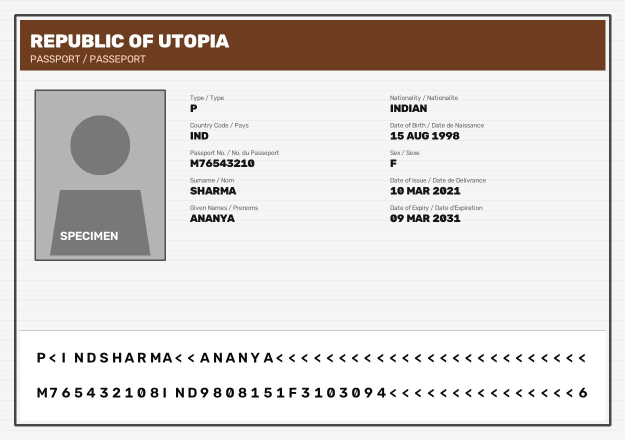
#> input picture backend/test_passport.jpg, 1250 x 880 px (shown at 1/2 size)
$ python -i detector.py   (imports and definitions only)
#> lines starting #> are read from the running program, lines starting #| are printed output that depends on the picture; after the words box and inside, x2 and y2 are one past the last pixel; in counts of white or black regions, pixels touching at a corner belong together
#> further down, picture is the input picture: shape (880, 1250, 3); mean B, G, R 209.8, 212.6, 217.4
### backend/app/geometry/transform.py
"""
Geometry transformation and perspective correction utilities for document normalization.
Provides mathematically robust 4-point ordering and homography warping.
"""
from typing import Tuple, Optional
import cv2
import numpy as np


def order_points(pts: np.ndarray) -> np.ndarray:
    """
    Orders 4 arbitrary quadrilateral coordinates into standard order:
    [top-left, top-right, bottom-right, bottom-left].

    Uses a centroid and angle-based approach combined with geometric projection
    to handle arbitrary perspective tilts and rotations accurately.

    Args:
        pts: np.ndarray of shape (4, 2)

    Returns:
        np.ndarray of shape (4, 2) with sorted points in float32 format.
    """
    pts = np.asarray(pts, dtype="float32").reshape((4, 2))

    # Calculate centroid
    center = np.mean(pts, axis=0)

    # Sort points radially counter-clockwise starting from top-left direction
    angles = np.arctan2(pts[:, 1] - center[1], pts[:, 0] - center[0])
    sort_idx = np.argsort(angles)
    sorted_pts = pts[sort_idx]

    # Standard sum/diff refinement for standard perspective orientations
    rect = np.zeros((4, 2), dtype="float32")

    # Sum of coordinates: (x + y)
    s = pts.sum(axis=1)
    rect[0] = pts[np.argmin(s)]  # Top-left (smallest sum)
    rect[2] = pts[np.argmax(s)]  # Bottom-right (largest sum)

    # Difference of coordinates: (y - x)
    diff = np.diff(pts, axis=1).flatten()
    rect[1] = pts[np.argmin(diff)]  # Top-right (smallest y - x)
    rect[3] = pts[np.argmax(diff)]  # Bottom-left (largest y - x)

    return rect


# [76 lines left out: function four_point_transform, not called in this run]

### backend/app/preprocessing/detector.py
"""Document boundary and corner detection using OpenCV."""
from typing import Optional, Tuple
import cv2
import numpy as np
from backend.app.geometry.transform import order_points


def detect_document_corners(
    image: np.ndarray,
    min_area_ratio: float = 0.10,
    max_area_ratio: float = 0.99
) -> Tuple[Optional[np.ndarray], float]:
    """
    Detects the 4 corner points of a document inside an input image.

    Args:
        image: Source BGR image numpy array.
        min_area_ratio: Minimum ratio of document area relative to total image.
        max_area_ratio: Maximum ratio of document area relative to total image.

    Returns:
        Tuple of (corners_4x2, detection_confidence).
        corners_4x2 is np.ndarray of shape (4, 2) in float32 format or None if not found.
    """
#> called with min_area_ratio = 0.1, max_area_ratio = 0.99
    if image is None or image.size == 0:
        return None, 0.0

    orig_h, orig_w = image.shape[:2]
#> orig_h = 880; orig_w = 1250
    img_area = orig_h * orig_w
#> img_area = 1100000

    # Resize to standard height for fast and scale-consistent contour detection
    search_height = 800
    scale = orig_h / float(search_height)
#> scale = 1.1
    search_width = int(orig_w / scale)
#> search_width = 1136
    resized = cv2.resize(image, (search_width, search_height), interpolation=cv2.INTER_AREA)

    gray = cv2.cvtColor(resized, cv2.COLOR_BGR2GRAY)
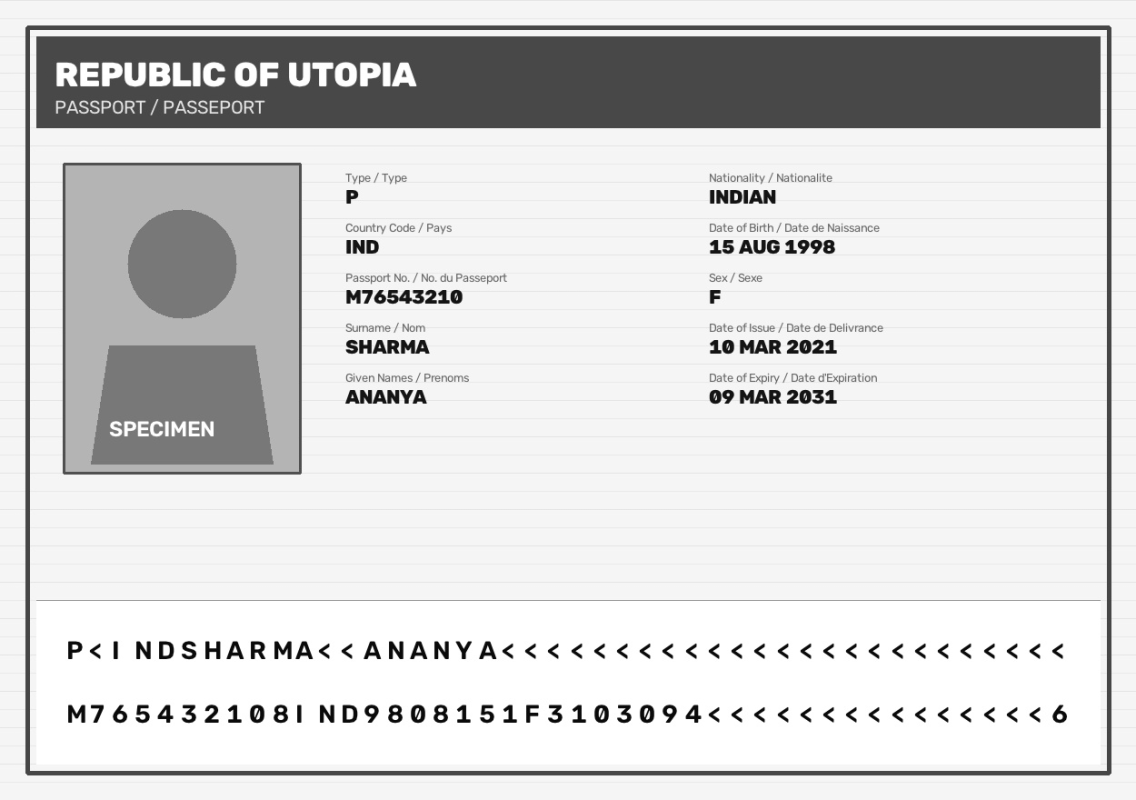
#> gray: shape (800, 1136); min 6, max 255, mean 213.7
    blurred = cv2.GaussianBlur(gray, (5, 5), 0)

    # Strategy 1: Multi-threshold Canny edge detection
    edge_candidates = []

    # 1a. Standard Canny + Morphological Closing
    edged1 = cv2.Canny(blurred, 50, 150)
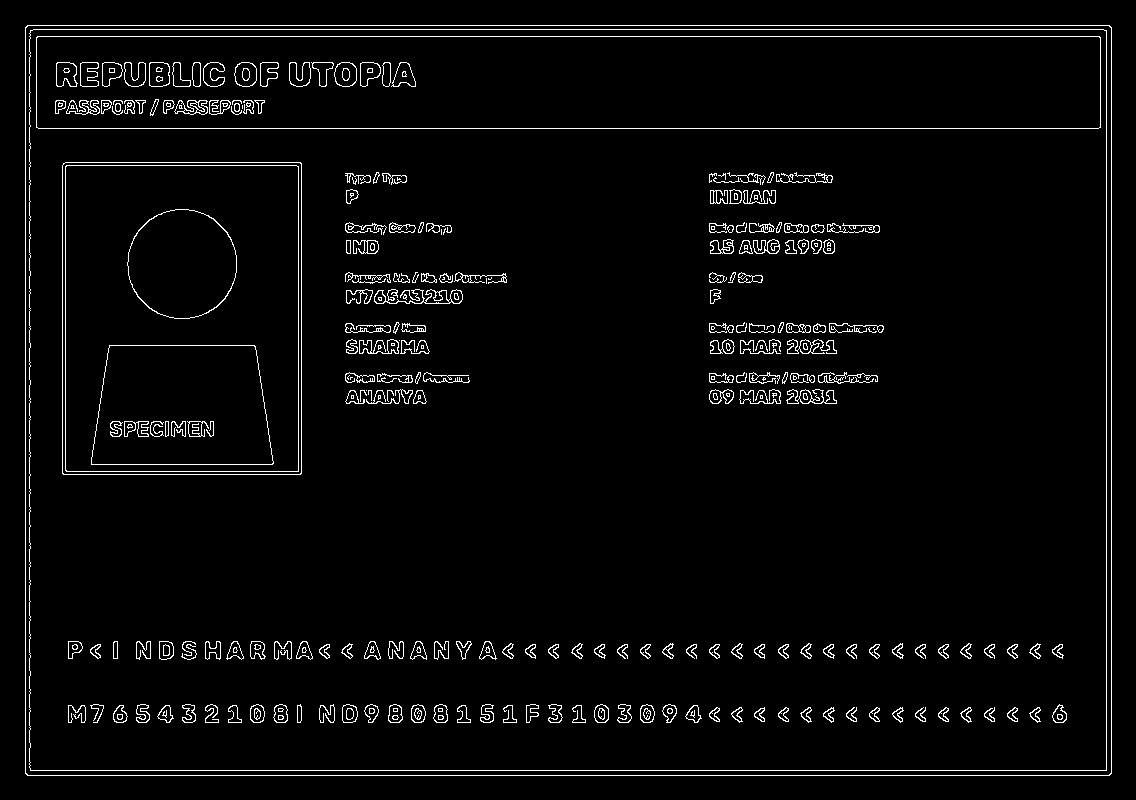
#> edged1: shape (800, 1136); 3.3% white in thin lines or dots, all inside (x1, y1, x2, y2) = (25, 25, 1112, 776)
    kernel = cv2.getStructuringElement(cv2.MORPH_RECT, (5, 5))
    closed1 = cv2.morphologyEx(edged1, cv2.MORPH_CLOSE, kernel)
#> closed1: shape (800, 1136); 7.4% white; 130 white regions, largest, box (x1, y1, x2, y2) and area: (25, 25, 1112, 776) 20273, (62, 162, 302, 475) 4355, (36, 36, 1101, 129) 2310
    edge_candidates.append(closed1)

    # 1b. Otsu's thresholding edge mask
    _, otsu_thresh = cv2.threshold(blurred, 0, 255, cv2.THRESH_BINARY + cv2.THRESH_OTSU)
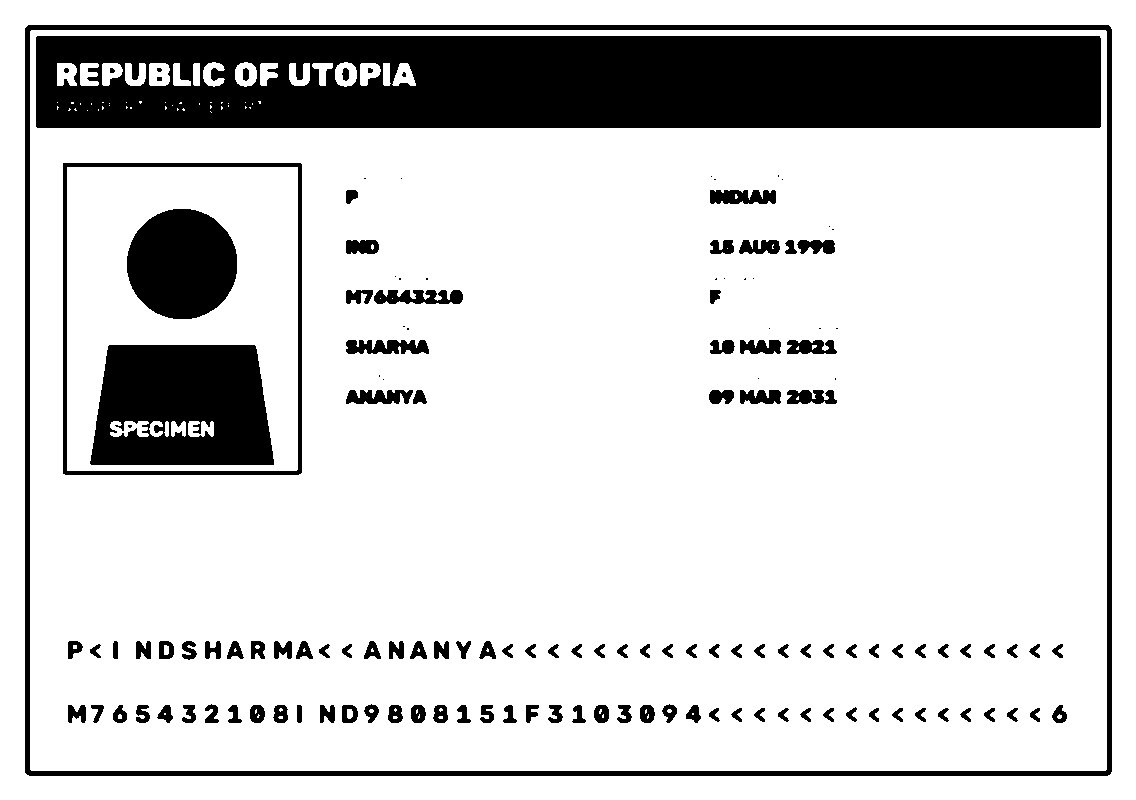
#> otsu_thresh: shape (800, 1136); 82% white; 145 black regions (27 under 20 px), largest, box (x1, y1, x2, y2) and area: (36, 36, 1101, 128) 92635, (90, 345, 274, 465) 18818, (25, 25, 1112, 776) 18256
    edged2 = cv2.Canny(otsu_thresh, 30, 100)
#> edged2: shape (800, 1136); 2.5% white in thin lines or dots
    closed2 = cv2.morphologyEx(edged2, cv2.MORPH_CLOSE, kernel)
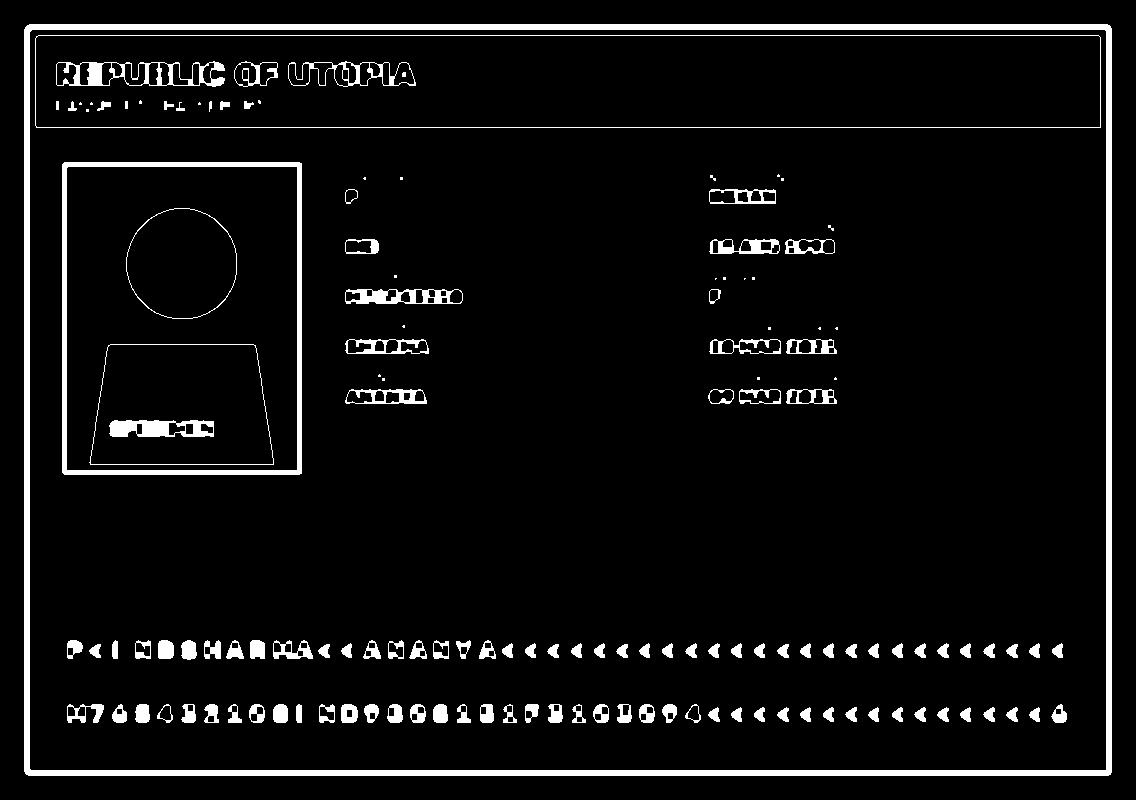
#> closed2: shape (800, 1136); 5.8% white; 144 white regions (26 under 20 px), largest, box (x1, y1, x2, y2) and area: (24, 24, 1112, 776) 21908, (62, 162, 302, 475) 5421, (35, 35, 1101, 128) 2309
    edge_candidates.append(closed2)

    # 1c. Adaptive Thresholding
    adaptive_thresh = cv2.adaptiveThreshold(
        blurred, 255, cv2.ADAPTIVE_THRESH_GAUSSIAN_C, cv2.THRESH_BINARY_INV, 11, 2
    )
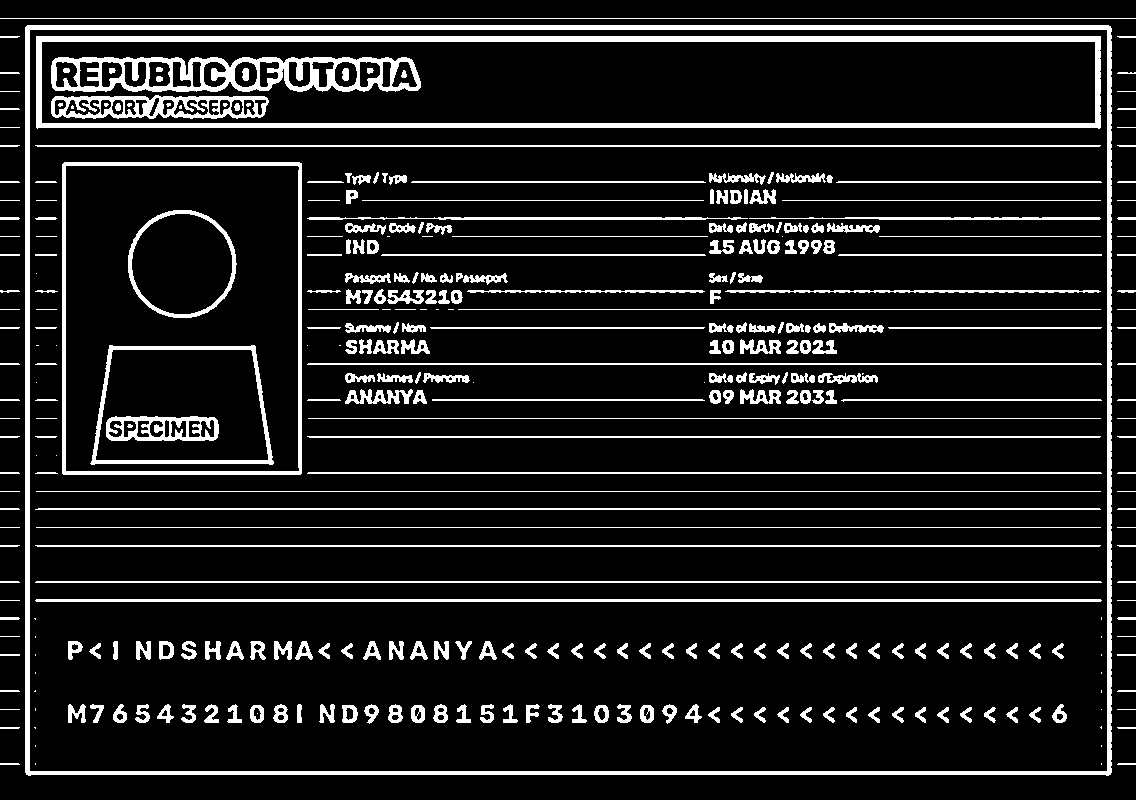
#> adaptive_thresh: shape (800, 1136); 11.7% white; 365 white regions (57 under 20 px), largest, box (x1, y1, x2, y2) and area: (25, 25, 1112, 776) 17019, (36, 36, 1101, 129) 12680, (51, 57, 421, 92) 6102
    edge_candidates.append(adaptive_thresh)

    best_corners = None
    best_area = 0
    best_confidence = 0.0

    for edge_img in edge_candidates:
        contours, _ = cv2.findContours(edge_img, cv2.RETR_EXTERNAL, cv2.CHAIN_APPROX_SIMPLE)
        contours = sorted(contours, key=cv2.contourArea, reverse=True)[:5]

        for cnt in contours:
            area = cv2.contourArea(cnt)
            total_resized_area = search_height * search_width
            area_ratio = area / total_resized_area

            if area_ratio < min_area_ratio or area_ratio > max_area_ratio:
                continue

            # Approximate contour with polygon
            peri = cv2.arcLength(cnt, True)
            approx = cv2.approxPolyDP(cnt, 0.02 * peri, True)

            # Check if quadrilateral and convex
            if len(approx) == 4 and cv2.isContourConvex(approx):
                if area > best_area:
                    best_area = area
                    best_corners = approx.reshape(4, 2).astype("float32") * scale
                    best_confidence = min(0.95, 0.60 + (area_ratio * 0.35))
                    break

        if best_corners is not None:
            break
#> this loop made 1 pass
#> after the loop, best_area = 814492; best_confidence = 0.914; best_corners = [[27.5, 29.7], [29.7, 852.5], [1222.1, 850.3], [1219.9, 27.5]]

    # Fallback Strategy: If strict 4-point polygon wasn't found, find largest contour and use minAreaRect
    if best_corners is None:
        for edge_img in edge_candidates:
            contours, _ = cv2.findContours(edge_img, cv2.RETR_EXTERNAL, cv2.CHAIN_APPROX_SIMPLE)
            if not contours:
                continue
            largest_cnt = max(contours, key=cv2.contourArea)
            area = cv2.contourArea(largest_cnt)
            area_ratio = area / (search_height * search_width)

            if area_ratio >= min_area_ratio:
                # Use minimum bounding rotated rectangle
                rect = cv2.minAreaRect(largest_cnt)
                box = cv2.boxPoints(rect)
                best_corners = box.astype("float32") * scale
                best_confidence = 0.70
                break

    # Final Fallback: Full frame document with small 1% safety margin
    if best_corners is None:
        margin_x = orig_w * 0.01
        margin_y = orig_h * 0.01
        best_corners = np.array([
            [margin_x, margin_y],
            [orig_w - margin_x, margin_y],
            [orig_w - margin_x, orig_h - margin_y],
            [margin_x, orig_h - margin_y]
        ], dtype="float32")
        best_confidence = 0.40  # Low confidence fallback

    return order_points(best_corners), best_confidence
#> in order_points, `pts = np.asarray(pts, dtype="float32").reshape((4, 2))`: pts has the same summary as best_corners in detect_document_corners
#> in order_points, `center = np.mean(pts, axis=0)`: center = [624.8, 440]
#> in order_points, `angles = np.arctan2(pts[:, 1] - center[1], pts[:, 0] - center[0])`: angles = [-2.54, 2.54, 0.602, -0.606]
#> in order_points, `sort_idx = np.argsort(angles)`: sort_idx = [0, 3, 2, 1]
#> in order_points, `sorted_pts = pts[sort_idx]`: sorted_pts = [[27.5, 29.7], [1219.9, 27.5], [1222.1, 850.3], [29.7, 852.5]]
#> in order_points, `s = pts.sum(axis=1)`: s = [57.2, 882.2, 2072.4, 1247.4]
#> in order_points, `diff = np.diff(pts, axis=1).flatten()`: diff = [2.2, 822.8, -371.8, -1192.4]

>>> import cv2
>>> picture = cv2.imread('../../test_passport.jpg')
>>> result = detect_document_corners(picture)
#> result = ([[27.5, 29.7], [1219.9, 27.5], [1222.1, 850.3], [29.7, 852.5]], 0.914)
